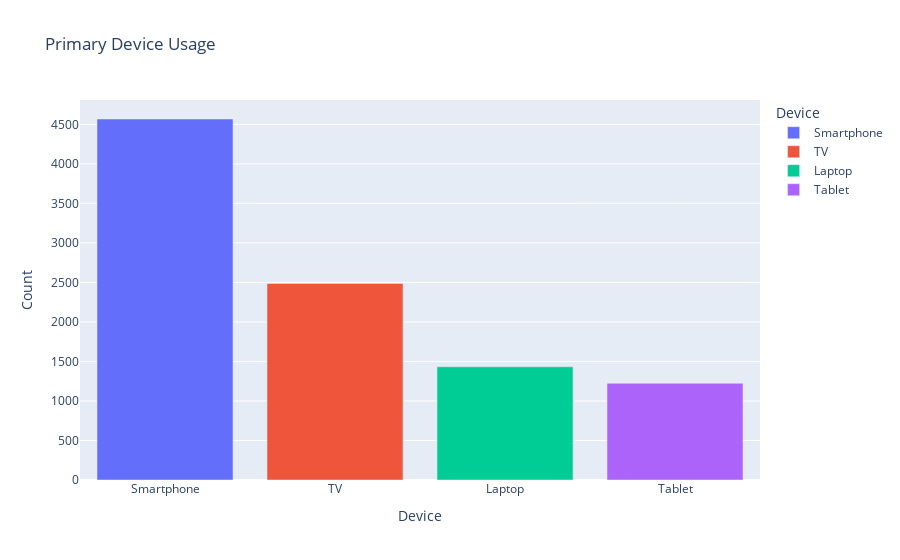

Here is the notebook cell this chart was saved with:
### Markdown cell above
## Device Popularity

### Code cell
device_counts = df['Primary_Device'].value_counts().reset_index()
device_counts.columns = ['Device', 'Count']

fig = px.bar(device_counts, x='Device', y='Count', color='Device',
             title='Primary Device Usage')
fig.show()

### Figure 1 — Plotly figure (JSON) as saved in the notebook; plotly's stock layout.template omitted (floating-point values rounded to 4 significant figures)
{"data": [{"hovertemplate": "Device=%{x}<br>Count=%{y}<extra></extra>", "legendgroup": "Smartphone", "marker": {"color": "#636efa", "pattern": {"shape": ""}}, "name": "Smartphone", "orientation": "v", "showlegend": true, "textposition": "auto", "type": "bar", "x": ["Smartphone"], "xaxis": "x", "y": [4568], "yaxis": "y"}, {"hovertemplate": "Device=%{x}<br>Count=%{y}<extra></extra>", "legendgroup": "TV", "marker": {"color": "#EF553B", "pattern": {"shape": ""}}, "name": "TV", "orientation": "v", "showlegend": true, "textposition": "auto", "type": "bar", "x": ["TV"], "xaxis": "x", "y": [2487], "yaxis": "y"}, {"hovertemplate": "Device=%{x}<br>Count=%{y}<extra></extra>", "legendgroup": "Laptop", "marker": {"color": "#00cc96", "pattern": {"shape": ""}}, "name": "Laptop", "orientation": "v", "showlegend": true, "textposition": "auto", "type": "bar", "x": ["Laptop"], "xaxis": "x", "y": [1433], "yaxis": "y"}, {"hovertemplate": "Device=%{x}<br>Count=%{y}<extra></extra>", "legendgroup": "Tablet", "marker": {"color": "#ab63fa", "pattern": {"shape": ""}}, "name": "Tablet", "orientation": "v", "showlegend": true, "textposition": "auto", "type": "bar", "x": ["Tablet"], "xaxis": "x", "y": [1224], "yaxis": "y"}], "layout": {"barmode": "relative", "legend": {"title": {"text": "Device"}, "tracegroupgap": 0}, "title": {"text": "Primary Device Usage"}, "xaxis": {"anchor": "y", "categoryarray": ["Smartphone", "TV", "Laptop", "Tablet"], "categoryorder": "array", "domain": [0, 1], "title": {"text": "Device"}}, "yaxis": {"anchor": "x", "domain": [0, 1], "title": {"text": "Count"}}}}
